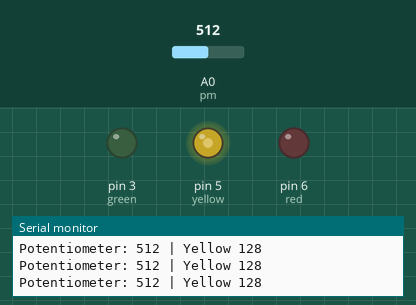
The sketch below on a simulated Arduino Uno, built with avr-gcc and run on an emulated ATmega328P. Parts: output pins drawn as LEDs (lit = HIGH), the last lines printed to the serial monitor. Inputs (shaded band) come from the test bench; at power-on: A0 (pm) = 512.

Above: at 1.2 s.
1.3 s: A0 (pm) set to 663
At 2.2 s:
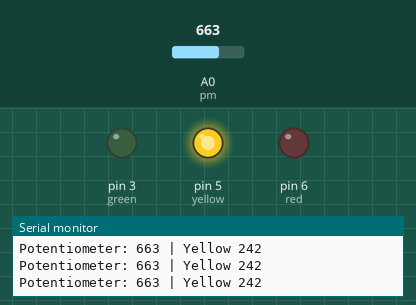
2.8 s: A0 (pm) set to 690
At 3.7 s:
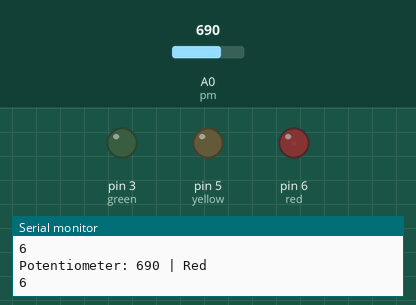
4.3 s: A0 (pm) set to 330
At 5.2 s:
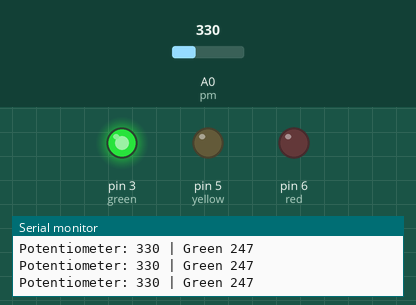
5.8 s: A0 (pm) set to 352
At 6.8 s:
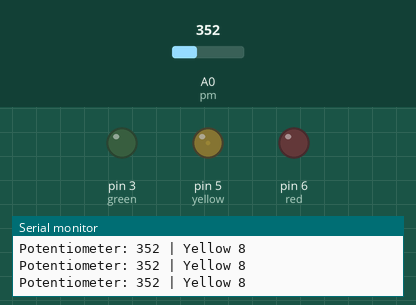
7.3 s: A0 (pm) set to 122
At 8.3 s:
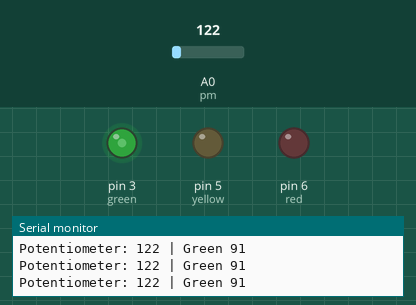
8.8 s: A0 (pm) set to 900
At 9.8 s:
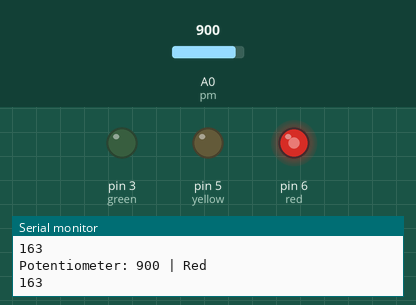
Timing chart, 0 to 11.3 s (numbered marks = the images above; inputs shaded):
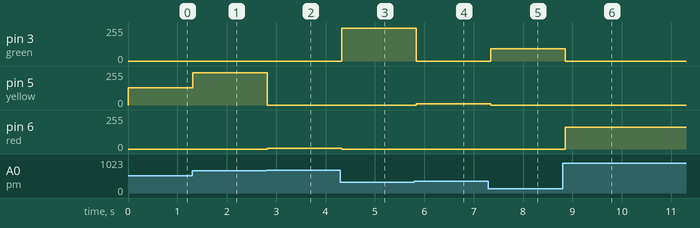

The sketch:

brilliant_kieran1.ino
```cpp
int green = 3, yellow = 5, red = 6;
int pm = A0;

void setup()
{
  pinMode(green, OUTPUT);
  pinMode(yellow, OUTPUT);
  pinMode(red, OUTPUT);
  pinMode(pm, INPUT);
  Serial.begin(9600);
}

void loop()
{
  int input = analogRead(pm);
  int input1;

  if(input <= 340)
  {
    input1 = map(input, 0, 340, 0, 255);
    analogWrite(green, input1);
    analogWrite(yellow, 0);
    analogWrite(red, 0);

    Serial.print("Potentiometer: ");
    Serial.print(input);
    Serial.print(" | Green ");
    Serial.println(input1);
  }
  else if(input <= 680)
  {
    input1 = map(input, 341, 680, 0, 255);
    analogWrite(green, 0);
    analogWrite(yellow, input1);
    analogWrite(red, 0);

    Serial.print("Potentiometer: ");
    Serial.print(input);
    Serial.print(" | Yellow ");
    Serial.println(input1);
  }
  else
  {
    input1 = map(input, 681, 1023, 0, 255);
    analogWrite(green, 0);
    analogWrite(yellow, 0);
    analogWrite(red, input1);

    Serial.print("Potentiometer: ");
    Serial.print(input);
    Serial.println(" | Red ");
    Serial.println(input1);
  }

  delay(100);
}
```

Measured:
- the behaviour switches between 680 and 681 on A0 (pm) (found by bisection; images 1 and 2)
- the behaviour switches between 340 and 341 on A0 (pm) (found by bisection; images 3 and 4)
- after the input at 1.3 s, pin 5 (yellow): 128/255 → 242/255 at once
- after the input at 2.8 s, pin 5 (yellow): 242/255 → 0/255 at once; pin 6 (red): 0/255 → 6/255 at once
- after the input at 4.3 s, pin 3 (green): 0/255 → 247/255 at once; pin 6 (red): 6/255 → 0/255 at once
- after the input at 5.8 s, pin 3 (green): 247/255 → 0/255 at once; pin 5 (yellow): 0/255 → 8/255 at once
- after the input at 7.3 s, pin 3 (green): 0/255 → 91/255 after 0.05 s; pin 5 (yellow): 8/255 → 0/255 after 0.05 s
- after the input at 8.8 s, pin 3 (green): 91/255 → 0/255 after 0.06 s; pin 6 (red): 0/255 → 163/255 after 0.06 s
